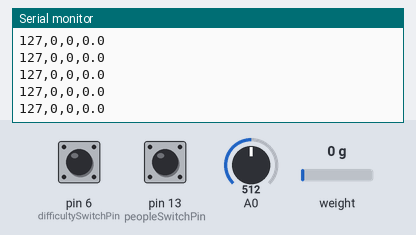
Simulated run of this sketch. Board: Arduino Uno, built with avr-gcc and run on an emulated ATmega328P. Shown: the last lines printed to the serial monitor. The test bench sets the inputs (shaded band); at power-on: A0 = 512, weight on the scale 0 g, pin 6 (difficultySwitchPin) LOW, pin 13 (peopleSwitchPin) LOW.

Above: at 2.2 s.
2.3 s: A0 set to 0
At 2.45 s:
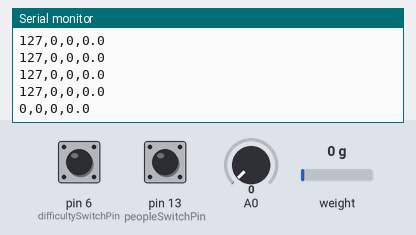
5.3 s: weight on the scale set to 100 g
At 5.35 s:
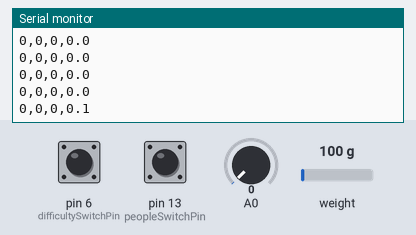
6.8 s: pin 6 (difficultySwitchPin) pulled HIGH for 0.15 s
At 6.92 s:
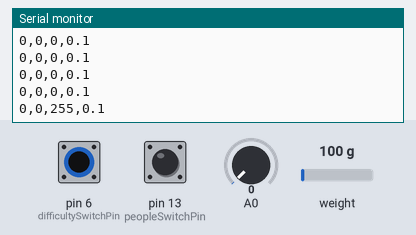
8.4 s: pin 13 (peopleSwitchPin) pulled HIGH for 0.15 s
At 8.62 s:
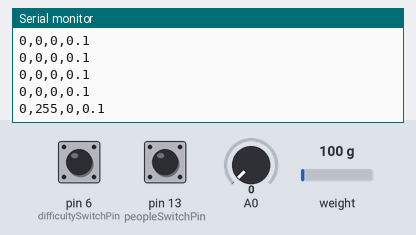
10.0 s: weight on the scale set to 1250 g
At 10.07 s:
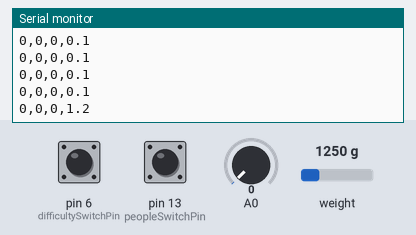
11.5 s: A0 set to 511
At 11.52 s:
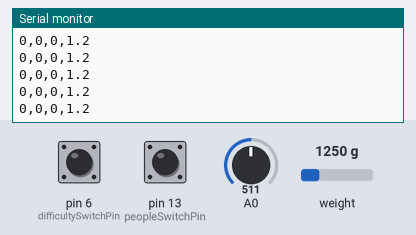
Timing chart, 0 to 14.5 s (numbered marks = the images above; inputs shaded):
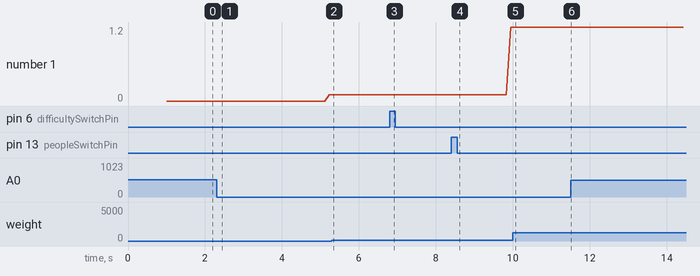

The sketch:

visualScale.ino
```cpp
int potentiometer = 0;
int peopleSwitchPin = 13;
int difficultySwitchPin = 6;

#include "HX711.h"
#define calibration_factor -190000.0 //This value is obtained using the SparkFun_HX711_Calibration sketch
#define DOUT  3
#define CLK  2
HX711 scale(DOUT, CLK);


void setup() {
  Serial.begin(9600);

  pinMode(peopleSwitchPin, INPUT);
  pinMode(difficultySwitchPin, INPUT);


  scale.set_scale(calibration_factor); //This value is obtained by using the SparkFun_HX711_Calibration sketch
  scale.tare(); //Assuming there is no weight on the scale at start up, reset the scale to 0


}

void loop() {


  peopleSwitchPin = map(digitalRead(13), 0, 1, 0, 255);
  difficultySwitchPin = map(digitalRead(6), 0, 1, 0, 255);
  potentiometer = map(analogRead(A0), 0, 1023, 0, 255);
  Serial.print(potentiometer);
  Serial.print(",");
  Serial.print(peopleSwitchPin);
  Serial.print(",");
  Serial.print(difficultySwitchPin);
  Serial.print(",");
  Serial.println(scale.get_units(), 1); //scale.get_units() returns a float


  delay(20);

 }
```

Measured:
- after the input at 2.3 s, the serial monitor: prints a new line at once (image 1)
- after the input at 6.8 s, the serial monitor: prints a new line at once (image 3)
- after the input at 8.4 s, the serial monitor: prints a new line after 0.10 s (image 4)
- plotted number 1: 0 → 0.1 after the input at 2.3 s, 0.1 → 1.2 after the input at 8.4 s
